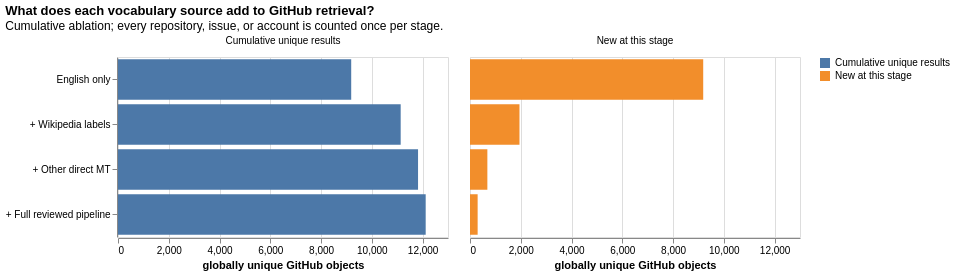

The cell this chart's notebook holds for it:
### Markdown cell above
## 9.5 — Could a Simpler Vocabulary Have Found These Results?

The full pipeline is not the only way to assemble multilingual Digital Humanities terminology. Wikipedia labels and conventional translation services offer much cheaper baselines. I therefore treat vocabulary construction as a cumulative ablation: English alone, English plus Wikipedia, all direct sources, and finally the full reviewed pipeline. At each stage I count globally unique GitHub objects rather than summing per-term totals, so an object retrieved by several terms is counted once.

This comparison measures what each source layer made retrievable in this experiment. It does not establish who coined a term. A query classified as **prompt-service only** is an exact string absent from this repository's Wikipedia and direct-service outputs. It may be only an accent or spelling variant of a direct-source term, may be well established in journals or associations, or may be erroneous. I therefore calculate its marginal results beyond the complete direct-source result set and flag accent-insensitive matches separately. A future scholarly-vocabulary baseline is still necessary before I describe any term as genuinely new.

### Code cell
translation_root = Path(DATA_DIR) / "translated_terms" / TERM_SLUG

def normalized_values(path, column):
    if not path.exists():
        return set()
    source_df = pd.read_csv(path, dtype=str, keep_default_na=False, usecols=lambda c: c == column)
    if column not in source_df.columns:
        return set()
    return set(source_df[column].str.strip().str.lower()) - {"", "nan", "none"}

direct_specs = {
    "Wikipedia": ("wikipedia_translations.csv", "wikipedia_translated_term"),
    "Google Translate": ("gt_translations.csv", "gt_translated_term"),
    "EasyNMT": ("enmt_translations.csv", "enmt_translated_term"),
    "Lingvanex": ("lingvanex_translations.csv", "lingvanex_translated_term"),
}
source_term_sets = {
    source: normalized_values(translation_root / "direct_services" / filename, column)
    for source, (filename, column) in direct_specs.items()
}

llm_terms = set()
for path in (translation_root / "prompt_services").glob("*_translations.csv"):
    service = path.name.split("_", 1)[0]
    llm_terms |= normalized_values(path, f"{service}_translated_term")

# Prefix IDs by endpoint so an issue and repository with the same numeric ID remain distinct.
result_links = pd.concat([
    pd.DataFrame({"term_key": repos_raw["search_term"].str.strip().str.lower(),
                  "object_key": "repository:" + repos_raw["id"].astype(str)}),
    pd.DataFrame({"term_key": issues_raw["search_term"].str.strip().str.lower(),
                  "object_key": "issue:" + issues_raw["id"].astype(str)}),
    pd.DataFrame({"term_key": users_raw["search_term"].str.strip().str.lower(),
                  "object_key": "account:" + users_raw["id"].astype(str)}),
], ignore_index=True).drop_duplicates()
productive_terms = set(result_links["term_key"])

english_terms = {TERM.lower()}
wikipedia_terms = source_term_sets["Wikipedia"] & productive_terms
all_direct_terms = set().union(*source_term_sets.values()) & productive_terms
prompt_service_terms = llm_terms & productive_terms
full_terms = productive_terms
stage_terms = [
    ("English only", english_terms & productive_terms),
    ("+ Wikipedia labels", (english_terms | wikipedia_terms) & productive_terms),
    ("+ Other direct MT", (english_terms | all_direct_terms) & productive_terms),
    ("+ Full reviewed pipeline", full_terms),
]

ablation_rows = []
previous_objects = set()
previous_terms = set()
for stage, terms in stage_terms:
    objects = set(result_links.loc[result_links["term_key"].isin(terms), "object_key"])
    ablation_rows.append({
        "stage": stage,
        "productive_terms": len(terms),
        "terms_added": len(terms - previous_terms),
        "unique_results": len(objects),
        "new_results_at_stage": len(objects - previous_objects),
        "pct_of_full_results": len(objects) / len(set(result_links["object_key"])) if len(result_links) else 0,
    })
    previous_objects, previous_terms = objects, terms
ablation_df = pd.DataFrame(ablation_rows)
display(ablation_df.style.format({"pct_of_full_results": "{:.1%}"}))

ablation_long = ablation_df.melt(
    id_vars=["stage"], value_vars=["unique_results", "new_results_at_stage"],
    var_name="measure", value_name="results")
ablation_long["measure"] = ablation_long["measure"].map({
    "unique_results": "Cumulative unique results",
    "new_results_at_stage": "New at this stage",
})
stage_order = [stage for stage, _ in stage_terms]
ablation_chart = alt.Chart(ablation_long).mark_bar().encode(
    y=alt.Y("stage:N", sort=stage_order, title=None),
    x=alt.X("results:Q", title="globally unique GitHub objects"),
    color=alt.Color("measure:N", title=None, scale=alt.Scale(
        domain=["Cumulative unique results", "New at this stage"],
        range=["#4C78A8", "#F28E2B"])),
    column=alt.Column("measure:N", title=None, sort=["Cumulative unique results", "New at this stage"]),
).properties(width=330, height=180, title={"text": "What does each vocabulary source add to GitHub retrieval?",
    "subtitle": "Cumulative ablation; every repository, issue, or account is counted once per stage."})
display(ablation_chart)
save_chart(ablation_chart, str(FIGURE_DIR / "search_vocabulary_source_ablation.png"), scale_factor=2)

direct_baseline_terms = (english_terms | all_direct_terms) & productive_terms
direct_baseline_objects = set(result_links.loc[result_links["term_key"].isin(direct_baseline_terms), "object_key"])

def accent_insensitive_key(value):
    decomposed = unicodedata.normalize("NFKD", str(value))
    return "".join(char for char in decomposed if not unicodedata.combining(char)).lower().strip()

direct_accent_keys = {accent_insensitive_key(term) for term in all_direct_terms | english_terms}
provenance_rows = []
for term in sorted(productive_terms):
    if term in english_terms:
        first_source = "English query"
    elif term in wikipedia_terms:
        first_source = "Wikipedia"
    elif term in all_direct_terms:
        first_source = "Other direct MT"
    elif term in prompt_service_terms:
        first_source = "Prompt-service only"
    else:
        first_source = "Reviewed/corrected pipeline term"
    term_objects = set(result_links.loc[result_links["term_key"].eq(term), "object_key"])
    provenance_rows.append({"search_term": term, "first_available_source": first_source,
                            "unique_results": len(term_objects),
                            "new_beyond_direct_sources": len(term_objects - direct_baseline_objects),
                            "results_already_covered_by_direct": len(term_objects & direct_baseline_objects),
                            "accent_insensitive_direct_match": (term not in all_direct_terms and
                                accent_insensitive_key(term) in direct_accent_keys)})
productive_provenance = pd.DataFrame(provenance_rows)
print("Productive terms by earliest available source in this repository:")
display(productive_provenance.groupby("first_available_source").agg(
    productive_terms=("search_term", "size"),
    summed_term_result_counts=("unique_results", "sum"),
).reset_index())
print("Prompt-service-only exact forms adding the most beyond all direct-source retrieval:")
display(productive_provenance[productive_provenance["first_available_source"].eq("Prompt-service only")]
        .sort_values(["new_beyond_direct_sources", "unique_results"], ascending=False).head(20))
print("Prompt-service-only exact forms that are accent-insensitive matches to direct-source terms:")
display(productive_provenance[(productive_provenance["first_available_source"].eq("Prompt-service only")) &
                              (productive_provenance["accent_insensitive_direct_match"])]
        .sort_values("unique_results", ascending=False))

### Figure 1 — Vega specification as saved in the notebook (floating-point values rounded to 4 significant figures)
{"$schema": "https://vega.github.io/schema/vega/v6.json", "data": [{"name": "source_0", "values": [{"stage": "English only", "measure": "Cumulative unique results", "results": 9187, "column_measure_sort_index": 0.0, "y_stage_sort_index": 0.0}, {"stage": "+ Wikipedia labels", "measure": "Cumulative unique results", "results": 11136, "column_measure_sort_index": 0.0, "y_stage_sort_index": 1.0}, {"stage": "+ Other direct MT", "measure": "Cumulative unique results", "results": 11820, "column_measure_sort_index": 0.0, "y_stage_sort_index": 2.0}, {"stage": "+ Full reviewed pipeline", "measure": "Cumulative unique results", "results": 12121, "column_measure_sort_index": 0.0, "y_stage_sort_index": 3.0}, {"stage": "English only", "measure": "New at this stage", "results": 9187, "column_measure_sort_index": 1.0, "y_stage_sort_index": 0.0}, {"stage": "+ Wikipedia labels", "measure": "New at this stage", "results": 1949, "column_measure_sort_index": 1.0, "y_stage_sort_index": 1.0}, {"stage": "+ Other direct MT", "measure": "New at this stage", "results": 684, "column_measure_sort_index": 1.0, "y_stage_sort_index": 2.0}, {"stage": "+ Full reviewed pipeline", "measure": "New at this stage", "results": 301, "column_measure_sort_index": 1.0, "y_stage_sort_index": 3.0}]}, {"name": "column_domain", "values": [{"measure": "Cumulative unique results", "column_measure_sort_index": 0.0}, {"measure": "New at this stage", "column_measure_sort_index": 1.0}]}, {"name": "data_2", "values": [{"results_end": 9187.0, "results_start": 0.0}, {"results_end": 11140.0, "results_start": 0.0}, {"results_end": 11820.0, "results_start": 0.0}, {"results_end": 12120.0, "results_start": 0.0}, {"results_end": 9187.0, "results_start": 0.0}, {"results_end": 1949.0, "results_start": 0.0}, {"results_end": 684.0, "results_start": 0.0}, {"results_end": 301.0, "results_start": 0.0}]}, {"name": "source_0_y_domain_stage", "values": [{"sort_field": 0.0, "stage": "English only"}, {"sort_field": 1.0, "stage": "+ Wikipedia labels"}, {"sort_field": 2.0, "stage": "+ Other direct MT"}, {"sort_field": 3.0, "stage": "+ Full reviewed pipeline"}]}], "signals": [{"name": "child_width", "value": 330}, {"name": "child_height", "value": 180}], "marks": [{"type": "group", "name": "row_header", "encode": {"update": {"height": {"signal": "child_height"}}}, "axes": [{"scale": "y", "orient": "left", "grid": false, "zindex": 0}], "role": "row-header"}, {"type": "group", "name": "column_header", "from": {"data": "column_domain"}, "sort": {"field": "datum[\"column_measure_sort_index\"]", "order": "ascending"}, "encode": {"update": {"width": {"signal": "child_width"}}}, "title": {"text": {"signal": "isValid(parent[\"measure\"]) ? parent[\"measure\"] : \"\"+parent[\"measure\"]"}, "frame": "group", "style": "guide-label", "offset": 10}, "role": "column-header"}, {"type": "group", "name": "column_footer", "from": {"data": "column_domain"}, "sort": {"field": "datum[\"column_measure_sort_index\"]", "order": "ascending"}, "encode": {"update": {"width": {"signal": "child_width"}}}, "axes": [{"scale": "x", "grid": false, "title": "globally unique GitHub objects", "labelFlush": true, "labelOverlap": true, "tickCount": {"signal": "ceil(child_width/40)"}, "zindex": 0, "orient": "bottom"}], "role": "column-footer"}, {"type": "group", "name": "cell", "from": {"facet": {"data": "source_0", "name": "facet", "groupby": ["measure"], "aggregate": {"fields": ["column_measure_sort_index"], "ops": ["max"], "as": ["column_measure_sort_index"]}}}, "sort": {"field": ["datum[\"column_measure_sort_index\"]"], "order": ["ascending"]}, "encode": {"update": {"height": {"signal": "child_height"}, "width": {"signal": "child_width"}}}, "data": [{"name": "data_0", "source": "facet", "transform": [{"type": "stack", "field": "results", "groupby": ["stage"], "sort": {"field": ["measure"], "order": ["ascending"]}, "as": ["results_start", "results_end"], "offset": "zero"}, {"type": "filter", "expr": "isValid(datum[\"results\"]) && isFinite(+datum[\"results\"])"}, {"type": "project", "fields": ["measure", "results_end", "results_start", "stage"]}]}], "marks": [{"type": "rect", "name": "child_marks", "from": {"data": "data_0"}, "encode": {"update": {"x": {"field": "results_end", "scale": "x"}, "y": {"field": "stage", "scale": "y"}, "x2": {"field": "results_start", "scale": "x"}, "height": {"signal": "max(0.25, bandwidth('y'))"}, "fill": {"field": "measure", "scale": "color"}}}, "style": ["bar"]}], "axes": [{"scale": "x", "labels": false, "orient": "bottom", "tickCount": {"signal": "ceil(child_width/40)"}, "maxExtent": 0, "ticks": false, "zindex": 0, "gridScale": "y", "grid": true, "domain": false, "minExtent": 0, "aria": false}], "style": "cell"}], "scales": [{"name": "x", "type": "linear", "domain": {"data": "data_2", "fields": ["results_start", "results_end"]}, "range": [0, {"signal": "child_width"}], "zero": true, "nice": true}, {"name": "y", "type": "band", "domain": {"data": "source_0_y_domain_stage", "field": "stage", "sort": {"op": "max", "field": "sort_field"}}, "range": [0, {"signal": "child_height"}], "paddingOuter": 0.05, "paddingInner": 0.1}, {"name": "color", "type": "ordinal", "domain": ["Cumulative unique results", "New at this stage"], "range": ["#4C78A8", "#F28E2B"]}], "title": {"text": "What does each vocabulary source add to GitHub retrieval?", "subtitle": "Cumulative ablation; every repository, issue, or account is counted once per stage.", "anchor": "start"}, "layout": {"padding": 20, "columns": {"signal": "length(data('column_domain'))"}, "bounds": "full", "align": "all"}, "padding": 5, "legends": [{"fill": "color", "symbolType": "square"}], "background": "white"}
